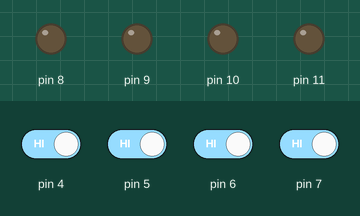
Bench run of a sketch on a simulated Arduino Uno, built with avr-gcc and run on an emulated ATmega328P. On the bench: output pins drawn as LEDs (lit = HIGH). Inputs (shaded band) come from the test bench; at power-on: pin 4–7 HIGH.

Above: at 1.2 s.
1.3 s: pin 7 driven LOW
At 1.6 s:
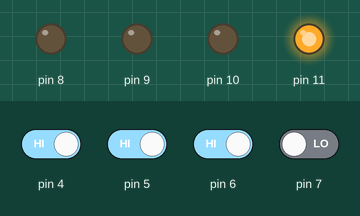
2.8 s: pin 5 driven LOW
At 4.0 s:
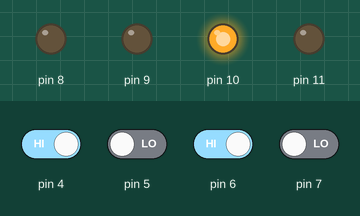
4.3 s: pin 6 driven LOW
At 5.1 s:
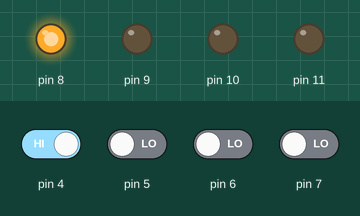
5.8 s: pin 5 driven HIGH
At 6.2 s:
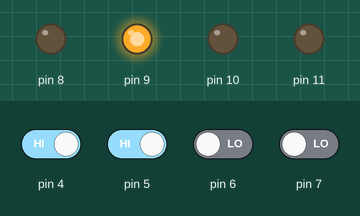
7.3 s: pin 4 driven LOW
At 8.5 s:
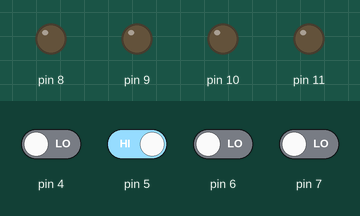
8.8 s: pin 4 driven HIGH
At 9.7 s:
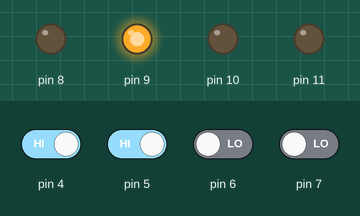
Timing chart, 0 to 11.3 s (numbered marks = the images above; inputs shaded):
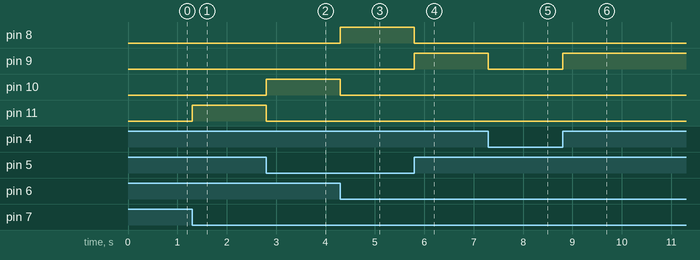

Measured:
- after the input at 1.3 s, pin 11: LOW → HIGH at once
- after the input at 2.8 s, pin 10: LOW → HIGH at once; pin 11: HIGH → LOW at once
- after the input at 4.3 s, pin 8: LOW → HIGH at once; pin 10: HIGH → LOW at once
- after the input at 5.8 s, pin 8: HIGH → LOW at once; pin 9: LOW → HIGH at once
- after the input at 7.3 s, pin 9: HIGH → LOW at once
- after the input at 8.8 s, pin 9: LOW → HIGH at once

The sketch:

sketch_mar13a.ino
```cpp
void setup() {
pinMode(4,INPUT);
pinMode(5,INPUT);
pinMode(6,INPUT);
pinMode(7,INPUT);
pinMode(8,OUTPUT);
pinMode(9,OUTPUT);
pinMode(10,OUTPUT);
pinMode(11,OUTPUT);
}

void loop() {
  if(digitalRead(4)==0 && digitalRead(5)==0 && digitalRead(6)==0 && digitalRead(7)==0){

    digitalWrite(8,LOW);
    digitalWrite(9,LOW);
    digitalWrite(10,LOW);
    digitalWrite(11,LOW);
    delay(500);

    }

   if(digitalRead(4)==1 && digitalRead(5)==0 && digitalRead(6)==0 && digitalRead(7)==0){

      digitalWrite(8,HIGH);
        digitalWrite(9,LOW);
        digitalWrite(10,LOW);
        digitalWrite(11,LOW);


    }
    if(digitalRead(4)==0 && digitalRead(5)==1 && digitalRead(6)==0 && digitalRead(7)==0){
       digitalWrite(8,LOW);
        digitalWrite(9,LOW);
        digitalWrite(10,LOW);
        digitalWrite(11,LOW);


      }

    if(digitalRead(4)==1 && digitalRead(5)==1 && digitalRead(6)==0 && digitalRead(7)==0){
       digitalWrite(8,LOW);
        digitalWrite(9,HIGH);
        digitalWrite(10,LOW);
        digitalWrite(11,LOW);
    }
     if(digitalRead(4)==0 && digitalRead(5)==0 && digitalRead(6)==1 && digitalRead(7)==0){

        digitalWrite(8,LOW);
        digitalWrite(9,LOW);
        digitalWrite(10,LOW);
        digitalWrite(11,LOW);

      }
     if(digitalRead(4)==1 && digitalRead(5)==0 && digitalRead(6)==1 && digitalRead(7)==0){


        digitalWrite(8,LOW);
        digitalWrite(9,LOW);
        digitalWrite(10,HIGH);
        digitalWrite(11,LOW);

      }

     if(digitalRead(4)==0 && digitalRead(5)==1 && digitalRead(6)==1  && digitalRead(7)==0){


        digitalWrite(8,LOW);
        digitalWrite(9,LOW);
        digitalWrite(10,LOW);
        digitalWrite(11,LOW);


      }

     if(digitalRead(4)==1 && digitalRead(5)==1 && digitalRead(6)==1 && digitalRead(7)==0){
       digitalWrite(8,LOW);
        digitalWrite(9,LOW);
        digitalWrite(10,LOW);
        digitalWrite(11,HIGH);


      }
           if(digitalRead(4)==0 && digitalRead(5)==0 && digitalRead(6)==0 && digitalRead(7)==1){
       digitalWrite(8,LOW);
        digitalWrite(9,LOW);
        digitalWrite(10,LOW);
        digitalWrite(11,LOW);}
}
```
